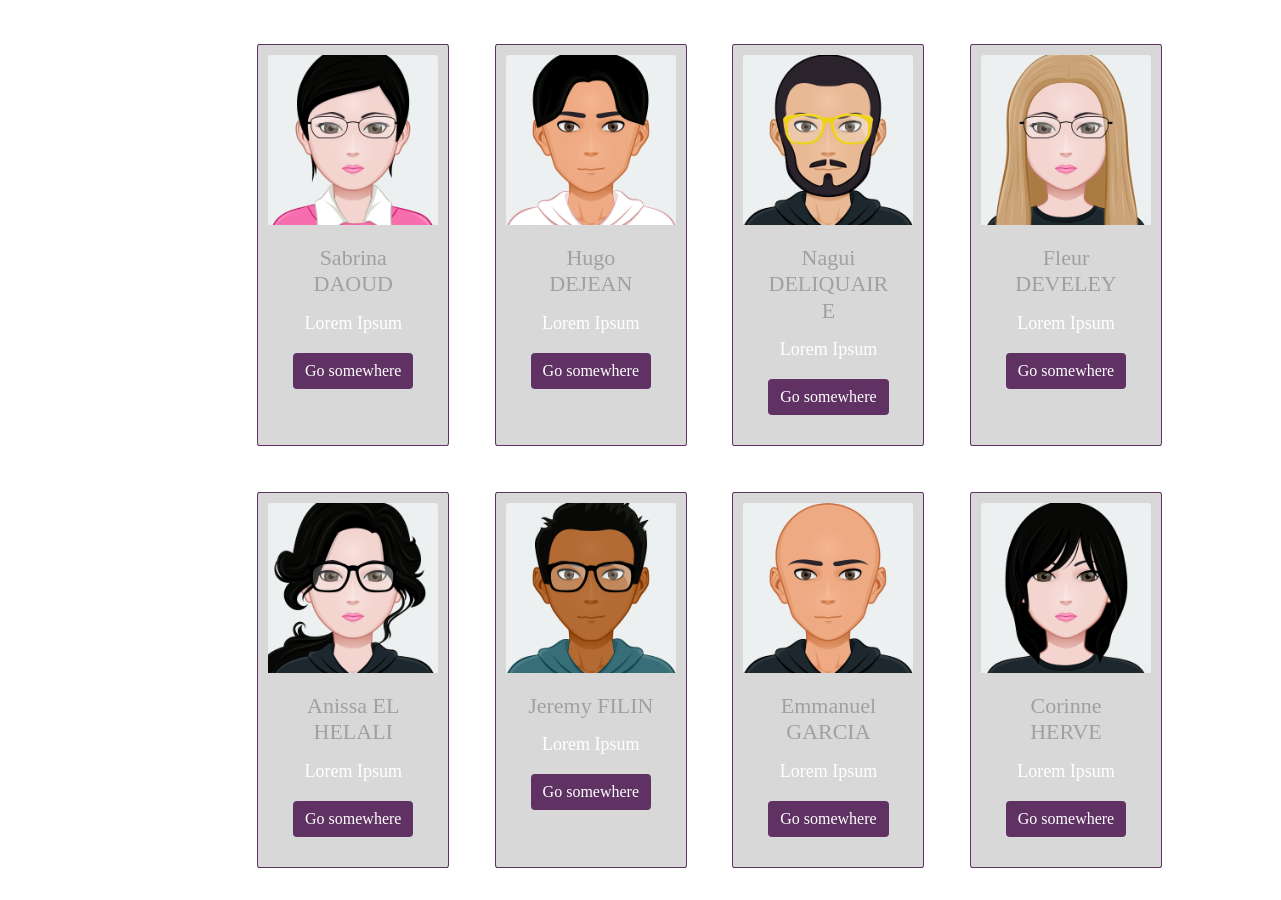
Before: / (middle part) with the older database file.
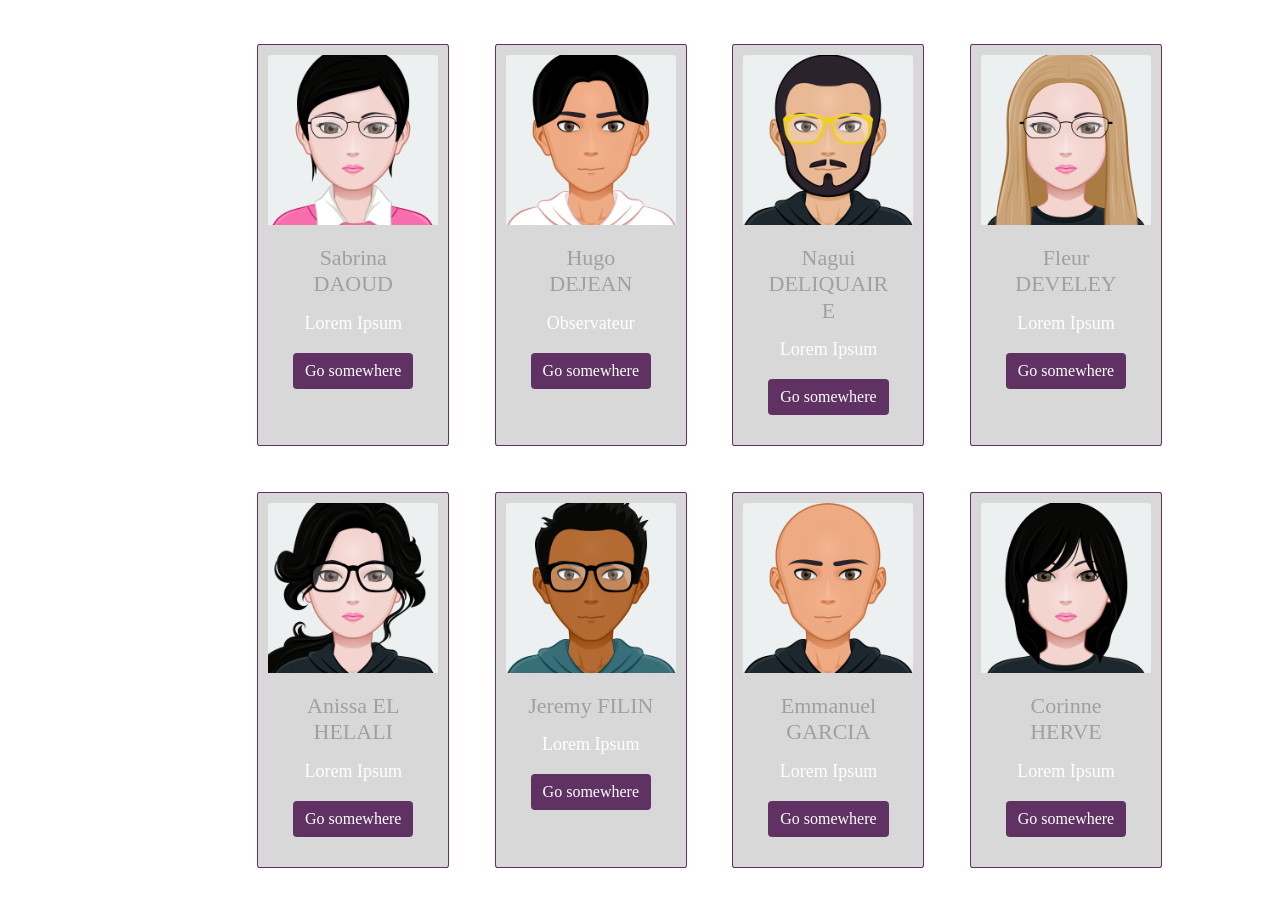
After: the same page with the newer database file.
### tables this page shows
CREATE TABLE IF NOT EXISTS `stagiaire` (
  `stagiaire_id` int(11) NOT NULL AUTO_INCREMENT,
  `stagiaire_nom` varchar(255) NOT NULL,
  `stagiaire_prenom` varchar(255) NOT NULL,
  `stagiaire_cv` varchar(255) NOT NULL,
  `stagiaire_statut` tinyint(4) NOT NULL,
  `stagiaire_preferences` longtext NOT NULL,
  `stagiaire_utilisateur_id` int(11) DEFAULT NULL,
  `stagiaire_formation_id` int(11) DEFAULT NULL,
  PRIMARY KEY (`stagiaire_id`),
  KEY `stagiaire_utilisateur_id` (`stagiaire_utilisateur_id`),
  KEY `stagiaire_formation_id` (`stagiaire_formation_id`)
);

### include/card.php (the view, shortened to what this page needs)
<div class="pagination row">
<?php
    try{
        $nbCardPerPage = 20;
        $sqlAllApprenants = "SELECT * FROM `stagiaire` WHERE `stagiaire_formation_id` = 1;";
        $requeteAllApprenants = $db->query($sqlAllApprenants);
        $allApprenants = $requeteAllApprenants->fetchAll(PDO::FETCH_OBJ);
        if(!empty($_GET['p'])){
            $p = $_GET['p'];
        } else {
            $p = 1;
        }
        $offset = ($p-1)*$nbCardPerPage;
        if($offset < sizeof($allApprenants)){
            $offset = 0;
        }
        $sqlApprenants = "SELECT * FROM `stagiaire` WHERE `stagiaire_formation_id` = 1 ORDER BY `stagiaire_prenom` ASC LIMIT ".$offset.",".$nbCardPerPage.";";
        $requeteApprenants = $db->query($sqlApprenants);
        $apprenants = $requeteApprenants->fetchAll(PDO::FETCH_OBJ);
?>
<?php
        foreach ($apprenants as $apprenant) {
            ?>
        <div class="card">
            <img src="img/<?php echo $apprenant->stagiaire_nom; ?>.png" class="card-img-top" alt="...">
            <div class="card-body">
                <h5 class="card-title"><?php echo $apprenant->stagiaire_nom; ?> <?php echo $apprenant->stagiaire_prenom; ?></h5>
                <p class="card-text"><?php echo $apprenant->stagiaire_preferences; ?></p>
                <a href="#" class="btn btn-primary">Go somewhere</a>
            </div>
        </div>
            <?php
        }
    } catch(PDOException $e){
        echo $e->getMessage();
    }
?>
   </div>

### index.php (shortened to what this page needs)
<?php
    require_once("include/bdd.php");
?>
<!DOCTYPE html>
<html lang="fr">
<head>
    <link rel="stylesheet" href="https://stackpath.bootstrapcdn.com/bootstrap/4.4.1/css/bootstrap.min.css">
    <link rel="stylesheet" href="css/accueil.css">
</head>
<body>
    <section>
        <article class="apprenantsContent" id="cardApprenants">
            <div class="container">
                <?php include("include/card.php") ?>
            </div>
        </article>
    </section>
</body>
</html>

### css/accueil.css (style rules this page uses)
html { height: 100%; width: 100%; }
div { box-sizing: border-box; }
body { width: 100%; height: 100%; margin: 0; padding: 0; position: relative; }
h1, h2, h3, h4, h5 { font-family: "Geometria"; font-size: 22px; color: rgba(160, 156, 156, 0.952); text-align: center; }
p { font-size: 18px; font-family: "Geometria"; color: rgba(160, 156, 156, 0.952); }
a { font-size: 18px; text-decoration: none; font-family: "Geometria"; color: rgba(160, 156, 156, 0.952); }
::placeholder { color: rgba(255, 255, 255, 0.952); font-style: italic; }
.container { display: flex; flex-wrap: wrap; margin-left: 10.9%; }
.card { border: 1px solid #5f3263; margin: 2%; width: 12rem; padding: 10px; background-color: rgb(216, 216, 216); border-radius: 1% }
.card-img-top { width: 100%; margin: auto; }
.card-body { text-align: center; }
.card-text { color: white; }
.apprenantsContent { margin-top: 10%; }
.btn { background-color: #5f3263; border: none; }
.pagination { justify-content: center; }

Changed rows visible on the page:
changed stagiaire "Hugo": stagiaire_preferences "Lorem Ipsum" → "Observateur"
